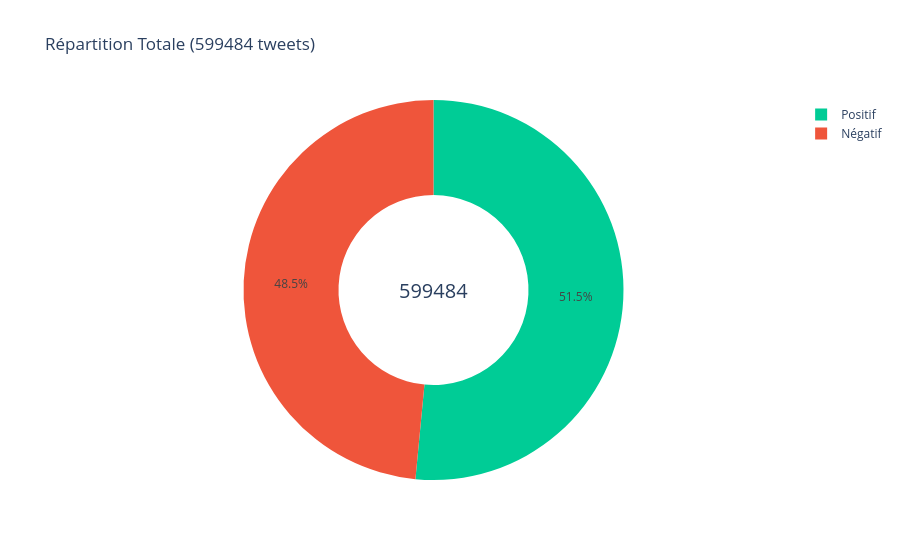
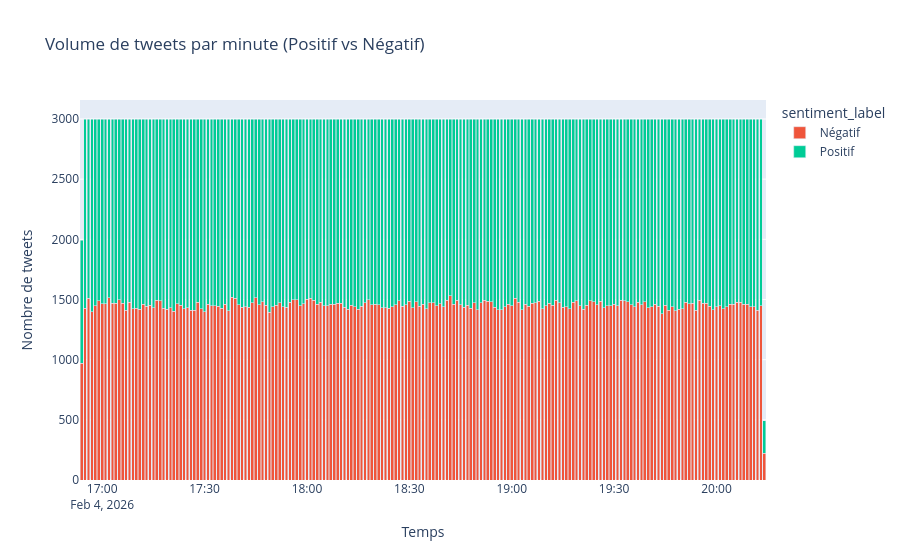
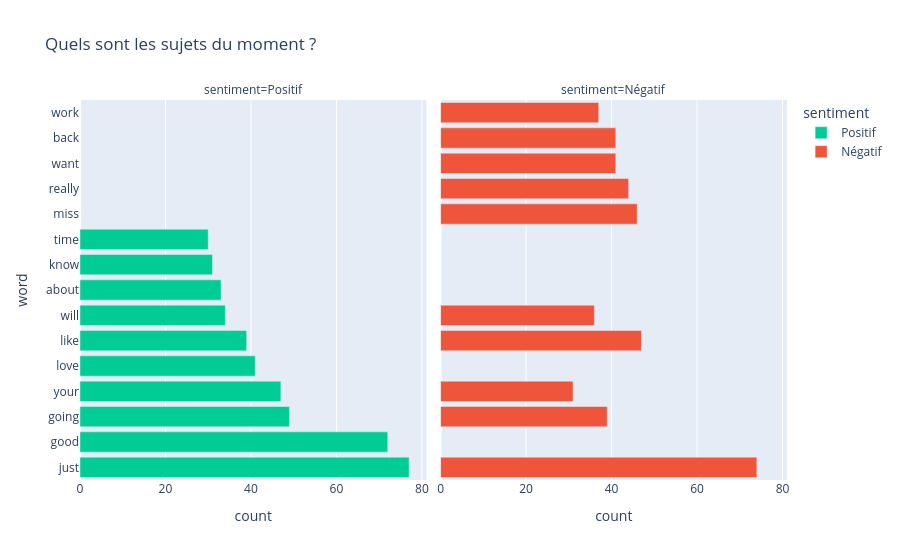
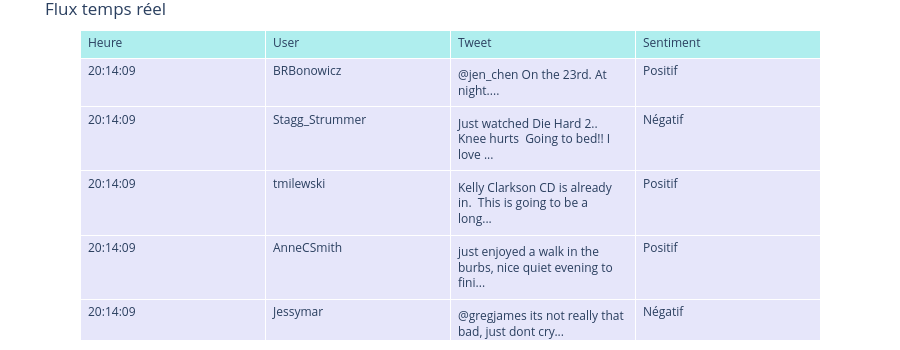

The notebook cell saved with these charts, in order:
### Markdown cell above
#### Boucle de rafraichissement automatique

### Code cell
print("Démarrage du Dashboard Final (avec Questions Ouvertes 7.2 et 7.3)...")

try:
    while True:
        pdf = load_data()
        
        if pdf is not None and not pdf.empty:
            clear_output(wait=True)
            print(f"=== DASHBOARD MONITORING - {pd.Timestamp.now().strftime('%H:%M:%S')} ===")
            
            # 1. Alerte Intelligente (Q 7.2)
            alert = get_smart_alert_message(pdf)
            print(f"\n{alert}\n")
            
            # 2. Graphiques Standards
            plot_dashboard(pdf)
            
            # 3. Indicateur vitesse hashtags (Q 7.3)
            fig_viral = plot_hashtag_velocity(pdf)
            if fig_viral: 
                fig_viral.show()
            else:
                print("Pas de hashtags détectés pour le moment.")
            
        else:
            print("En attente de données...")
            
        time.sleep(5)

except KeyboardInterrupt:
    print("Arrêt.")

### Figure 1 — Plotly figure (JSON) as saved in the notebook; plotly's stock layout.template omitted (floating-point values rounded to 4 significant figures)
{"data": [{"customdata": [["Positif"], ["Négatif"]], "domain": {"x": [0, 1], "y": [0, 1]}, "hole": 0.5, "hovertemplate": "sentiment=%{customdata[0]}<br>count=%{value}<extra></extra>", "labels": ["Positif", "Négatif"], "legendgroup": "", "marker": {"colors": ["#00CC96", "#EF553B"]}, "name": "", "showlegend": true, "type": "pie", "values": [308838, 290646]}], "layout": {"annotations": [{"font": {"size": 20}, "showarrow": false, "text": "599484", "x": 0.5, "y": 0.5}], "legend": {"tracegroupgap": 0}, "title": {"text": "Répartition Totale (599484 tweets)"}}}

### Figure 2 — Plotly figure (JSON) as saved in the notebook; plotly's stock layout.template omitted (floating-point values rounded to 4 significant figures; data arrays with more than 128 entries replaced by an {"elided": "..."} marker saying what was removed)
{"data": [{"hovertemplate": "sentiment_label=Négatif<br>Temps=%{x}<br>Nombre de tweets=%{y}<extra></extra>", "legendgroup": "Négatif", "marker": {"color": "#EF553B", "pattern": {"shape": ""}}, "name": "Négatif", "orientation": "v", "showlegend": true, "textposition": "auto", "type": "bar", "x": {"elided": "201 str values"}, "xaxis": "x", "y": {"elided": "201 int values"}, "yaxis": "y"}, {"hovertemplate": "sentiment_label=Positif<br>Temps=%{x}<br>Nombre de tweets=%{y}<extra></extra>", "legendgroup": "Positif", "marker": {"color": "#00CC96", "pattern": {"shape": ""}}, "name": "Positif", "orientation": "v", "showlegend": true, "textposition": "auto", "type": "bar", "x": {"elided": "201 str values"}, "xaxis": "x", "y": {"elided": "201 int values"}, "yaxis": "y"}], "layout": {"barmode": "stack", "legend": {"title": {"text": "sentiment_label"}, "tracegroupgap": 0}, "title": {"text": "Volume de tweets par minute (Positif vs Négatif)"}, "xaxis": {"anchor": "y", "domain": [0, 1], "title": {"text": "Temps"}}, "yaxis": {"anchor": "x", "domain": [0, 1], "title": {"text": "Nombre de tweets"}}}}

### Figure 3 — Plotly figure (JSON) as saved in the notebook; plotly's stock layout.template omitted (floating-point values rounded to 4 significant figures)
{"data": [{"hovertemplate": "sentiment=Positif<br>count=%{x}<br>word=%{y}<extra></extra>", "legendgroup": "Positif", "marker": {"color": "#00CC96", "pattern": {"shape": ""}}, "name": "Positif", "orientation": "h", "showlegend": true, "textposition": "auto", "type": "bar", "x": [77, 72, 49, 47, 41, 39, 34, 33, 31, 30], "xaxis": "x", "y": ["just", "good", "going", "your", "love", "like", "will", "about", "know", "time"], "yaxis": "y"}, {"hovertemplate": "sentiment=Négatif<br>count=%{x}<br>word=%{y}<extra></extra>", "legendgroup": "Négatif", "marker": {"color": "#EF553B", "pattern": {"shape": ""}}, "name": "Négatif", "orientation": "h", "showlegend": true, "textposition": "auto", "type": "bar", "x": [74, 47, 46, 44, 41, 41, 39, 37, 36, 31], "xaxis": "x2", "y": ["just", "like", "miss", "really", "want", "back", "going", "work", "will", "your"], "yaxis": "y2"}], "layout": {"annotations": [{"font": {}, "showarrow": false, "text": "sentiment=Positif", "x": 0.245, "xanchor": "center", "xref": "paper", "y": 1, "yanchor": "bottom", "yref": "paper"}, {"font": {}, "showarrow": false, "text": "sentiment=Négatif", "x": 0.755, "xanchor": "center", "xref": "paper", "y": 1, "yanchor": "bottom", "yref": "paper"}], "barmode": "relative", "legend": {"title": {"text": "sentiment"}, "tracegroupgap": 0}, "title": {"text": "Quels sont les sujets du moment ?"}, "xaxis": {"anchor": "y", "domain": [0, 0.49], "title": {"text": "count"}}, "xaxis2": {"anchor": "y2", "domain": [0.51, 1], "matches": "x", "title": {"text": "count"}}, "yaxis": {"anchor": "x", "domain": [0, 1], "title": {"text": "word"}}, "yaxis2": {"anchor": "x2", "domain": [0, 1], "matches": "y", "showticklabels": false}}}

### Figure 4 — Plotly figure (JSON) as saved in the notebook; plotly's stock layout.template omitted (floating-point values rounded to 4 significant figures)
{"data": [{"cells": {"align": "left", "fill": {"color": "lavender"}, "values": [["20:14:09", "20:14:09", "20:14:09", "20:14:09", "20:14:09", "20:14:09", "20:14:09", "20:14:09"], ["BRBonowicz", "Stagg_Strummer", "tmilewski", "AnneCSmith", "Jessymar", "MileyCyrusJunki", "michelep73", "starrylenh"], ["@jen_chen On the 23rd. At night....", "Just watched Die Hard 2.. Knee hurts  Going to bed!! I love ...", "Kelly Clarkson CD is already in.  This is going to be a long...", "just enjoyed a walk in the burbs, nice quiet evening to fini...", "@gregjames its not really that bad, just dont cry...", "Miley jet skiing on Tybee Island in Georgia   http://bit.ly/...", "@tamsul I think there is, but it isn't listed on their site ...", "@babyshazam oww . ic . Hha . I'm from jakarta , indonesia   ..."], ["Positif", "Négatif", "Positif", "Positif", "Négatif", "Positif", "Positif", "Négatif"]]}, "header": {"align": "left", "fill": {"color": "paleturquoise"}, "values": ["Heure", "User", "Tweet", "Sentiment"]}, "type": "table"}], "layout": {"height": 350, "margin": {"b": 10, "t": 30}, "title": {"text": "Flux temps réel"}}}
